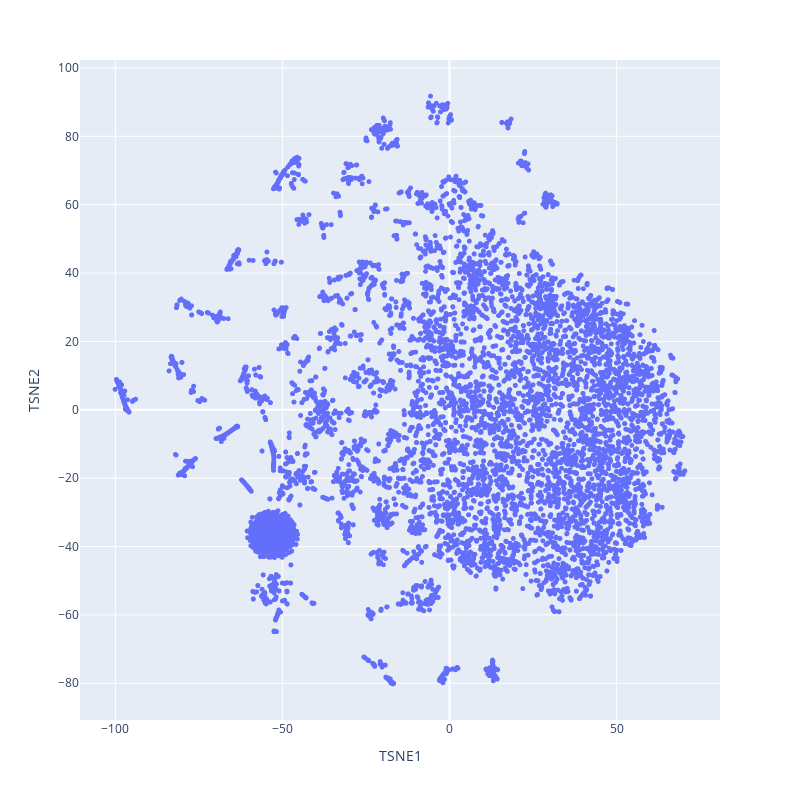

The notebook cell saved with this chart:
### Markdown cell above
Let's do the same with t-sne, an algorithm specialized for visualizing high dimensional spaces, you can read more about it there : https://en.wikipedia.org/wiki/T-distributed_stochastic_neighbor_embedding

### Code cell
from sklearn.manifold import TSNE

tsne=TSNE(random_state=37)
df_tsne=pd.DataFrame(
    tsne.fit_transform(movie_weights),
    columns=["TSNE1", "TSNE2"]
)

df_tsne["movieId"]=[i for i in range(len(df_tsne))]
df_tsne=df_tsne.merge(df_movie[["newId","title"]], left_on="movieId", right_on="newId").drop(columns="newId")

fig = px.scatter(df_tsne, x="TSNE1", y="TSNE2", hover_name="title")
fig.update_traces(mode="markers", marker=dict(size=5))
fig.update_layout(
    autosize=False,
    width=800,
    height=800,
)
fig.show()

### Figure 1 — Plotly figure (JSON) as saved in the notebook; plotly's stock layout.template omitted (floating-point values rounded to 4 significant figures; data arrays with more than 128 entries replaced by an {"elided": "..."} marker saying what was removed)
{"data": [{"hovertemplate": "<b>%{hovertext}</b><br><br>TSNE1=%{x}<br>TSNE2=%{y}<extra></extra>", "hovertext": {"elided": "9735 str values"}, "legendgroup": "", "marker": {"color": "#636efa", "size": 5, "symbol": "circle"}, "mode": "markers", "name": "", "showlegend": false, "type": "scattergl", "x": {"elided": "9735 float values"}, "xaxis": "x", "y": {"elided": "9735 float values"}, "yaxis": "y"}], "layout": {"autosize": false, "height": 800, "legend": {"tracegroupgap": 0}, "margin": {"t": 60}, "width": 800, "xaxis": {"anchor": "y", "domain": [0, 1], "title": {"text": "TSNE1"}}, "yaxis": {"anchor": "x", "domain": [0, 1], "title": {"text": "TSNE2"}}}}
